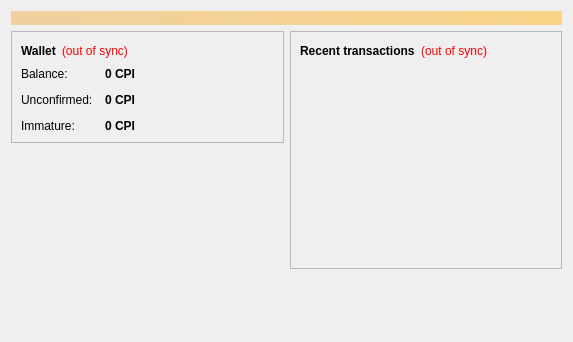
<?xml version="1.0" encoding="UTF-8"?>
<ui version="4.0">
 <class>OverviewPage</class>
 <widget class="QWidget" name="OverviewPage">
  <property name="geometry">
   <rect>
    <x>0</x>
    <y>0</y>
    <width>573</width>
    <height>342</height>
   </rect>
  </property>
  <property name="windowTitle">
   <string>Form</string>
  </property>
  <layout class="QVBoxLayout" name="topLayout">
   <item>
    <widget class="QLabel" name="labelAlerts">
     <property name="visible">
      <bool>false</bool>
     </property>
     <property name="styleSheet">
      <string notr="true">background-color: qlineargradient(x1: 0, y1: 0, x2: 1, y2: 0, stop:0 #F0D0A0, stop:1 #F8D488); color:#000000;</string>
     </property>
     <property name="wordWrap">
      <bool>true</bool>
     </property>
     <property name="margin">
      <number>3</number>
     </property>
    </widget>
   </item>
   <item>
    <layout class="QHBoxLayout" name="horizontalLayout" stretch="1,1">
     <item>
      <layout class="QVBoxLayout" name="verticalLayout_2">
       <item>
        <widget class="QFrame" name="frame">
         <property name="frameShape">
          <enum>QFrame::StyledPanel</enum>
         </property>
         <property name="frameShadow">
          <enum>QFrame::Raised</enum>
         </property>
         <layout class="QVBoxLayout" name="verticalLayout_4">
          <item>
           <layout class="QHBoxLayout" name="horizontalLayout_4">
            <item>
             <widget class="QLabel" name="label_5">
              <property name="font">
               <font>
                <weight>75</weight>
                <bold>true</bold>
               </font>
              </property>
              <property name="text">
               <string>Wallet</string>
              </property>
             </widget>
            </item>
            <item>
             <widget class="QLabel" name="labelWalletStatus">
              <property name="toolTip">
               <string>The displayed information may be out of date. Your wallet automatically synchronizes with the CpiCoin network after a connection is established, but this process has not completed yet.</string>
              </property>
              <property name="styleSheet">
               <string notr="true">QLabel { color: red; }</string>
              </property>
              <property name="text">
               <string notr="true">(out of sync)</string>
              </property>
              <property name="alignment">
               <set>Qt::AlignLeading|Qt::AlignLeft|Qt::AlignVCenter</set>
              </property>
             </widget>
            </item>
            <item>
             <spacer name="horizontalSpacer_2">
              <property name="orientation">
               <enum>Qt::Horizontal</enum>
              </property>
              <property name="sizeHint" stdset="0">
               <size>
                <width>40</width>
                <height>20</height>
               </size>
              </property>
             </spacer>
            </item>
           </layout>
          </item>
          <item>
           <layout class="QFormLayout" name="formLayout_2">
            <property name="fieldGrowthPolicy">
             <enum>QFormLayout::AllNonFixedFieldsGrow</enum>
            </property>
            <property name="horizontalSpacing">
             <number>12</number>
            </property>
            <property name="verticalSpacing">
             <number>12</number>
            </property>
            <item row="0" column="0">
             <widget class="QLabel" name="label">
              <property name="text">
               <string>Balance:</string>
              </property>
             </widget>
            </item>
            <item row="0" column="1">
             <widget class="QLabel" name="labelBalance">
              <property name="font">
               <font>
                <weight>75</weight>
                <bold>true</bold>
               </font>
              </property>
              <property name="cursor">
               <cursorShape>IBeamCursor</cursorShape>
              </property>
              <property name="toolTip">
               <string>Your current balance</string>
              </property>
              <property name="text">
               <string notr="true">0 CPI</string>
              </property>
              <property name="textInteractionFlags">
               <set>Qt::LinksAccessibleByMouse|Qt::TextSelectableByKeyboard|Qt::TextSelectableByMouse</set>
              </property>
             </widget>
            </item>
            <item row="1" column="0">
             <widget class="QLabel" name="label_3">
              <property name="text">
               <string>Unconfirmed:</string>
              </property>
             </widget>
            </item>
            <item row="1" column="1">
             <widget class="QLabel" name="labelUnconfirmed">
              <property name="font">
               <font>
                <weight>75</weight>
                <bold>true</bold>
               </font>
              </property>
              <property name="cursor">
               <cursorShape>IBeamCursor</cursorShape>
              </property>
              <property name="toolTip">
               <string>Total of transactions that have yet to be confirmed, and do not yet count toward the current balance</string>
              </property>
              <property name="text">
               <string notr="true">0 CPI</string>
              </property>
              <property name="textInteractionFlags">
               <set>Qt::LinksAccessibleByMouse|Qt::TextSelectableByKeyboard|Qt::TextSelectableByMouse</set>
              </property>
             </widget>
            </item>
            <item row="2" column="0">
             <widget class="QLabel" name="labelImmatureText">
              <property name="text">
               <string>Immature:</string>
              </property>
             </widget>
            </item>
            <item row="2" column="1">
             <widget class="QLabel" name="labelImmature">
              <property name="font">
               <font>
                <weight>75</weight>
                <bold>true</bold>
               </font>
              </property>
              <property name="toolTip">
               <string>Mined balance that has not yet matured</string>
              </property>
              <property name="text">
               <string notr="true">0 CPI</string>
              </property>
              <property name="textInteractionFlags">
               <set>Qt::LinksAccessibleByMouse|Qt::TextSelectableByKeyboard|Qt::TextSelectableByMouse</set>
              </property>
             </widget>
            </item>
           </layout>
          </item>
         </layout>
        </widget>
       </item>
       <item>
        <spacer name="verticalSpacer">
         <property name="orientation">
          <enum>Qt::Vertical</enum>
         </property>
         <property name="sizeHint" stdset="0">
          <size>
           <width>20</width>
           <height>40</height>
          </size>
         </property>
        </spacer>
       </item>
      </layout>
     </item>
     <item>
      <layout class="QVBoxLayout" name="verticalLayout_3">
       <item>
        <widget class="QFrame" name="frame_2">
         <property name="frameShape">
          <enum>QFrame::StyledPanel</enum>
         </property>
         <property name="frameShadow">
          <enum>QFrame::Raised</enum>
         </property>
         <layout class="QVBoxLayout" name="verticalLayout">
          <item>
           <layout class="QHBoxLayout" name="horizontalLayout_2">
            <item>
             <widget class="QLabel" name="label_4">
              <property name="text">
               <string>&lt;b&gt;Recent transactions&lt;/b&gt;</string>
              </property>
             </widget>
            </item>
            <item>
             <widget class="QLabel" name="labelTransactionsStatus">
              <property name="toolTip">
               <string>The displayed information may be out of date. Your wallet automatically synchronizes with the CpiCoin network after a connection is established, but this process has not completed yet.</string>
              </property>
              <property name="styleSheet">
               <string notr="true">QLabel { color: red; }</string>
              </property>
              <property name="text">
               <string notr="true">(out of sync)</string>
              </property>
              <property name="alignment">
               <set>Qt::AlignRight|Qt::AlignTrailing|Qt::AlignVCenter</set>
              </property>
             </widget>
            </item>
            <item>
             <spacer name="horizontalSpacer">
              <property name="orientation">
               <enum>Qt::Horizontal</enum>
              </property>
              <property name="sizeHint" stdset="0">
               <size>
                <width>40</width>
                <height>20</height>
               </size>
              </property>
             </spacer>
            </item>
           </layout>
          </item>
          <item>
           <widget class="QListView" name="listTransactions">
            <property name="styleSheet">
             <string notr="true">QListView { background: transparent; }</string>
            </property>
            <property name="frameShape">
             <enum>QFrame::NoFrame</enum>
            </property>
            <property name="verticalScrollBarPolicy">
             <enum>Qt::ScrollBarAlwaysOff</enum>
            </property>
            <property name="horizontalScrollBarPolicy">
             <enum>Qt::ScrollBarAlwaysOff</enum>
            </property>
            <property name="selectionMode">
             <enum>QAbstractItemView::NoSelection</enum>
            </property>
           </widget>
          </item>
         </layout>
        </widget>
       </item>
       <item>
        <spacer name="verticalSpacer_2">
         <property name="orientation">
          <enum>Qt::Vertical</enum>
         </property>
         <property name="sizeHint" stdset="0">
          <size>
           <width>20</width>
           <height>40</height>
          </size>
         </property>
        </spacer>
       </item>
      </layout>
     </item>
    </layout>
   </item>
  </layout>
 </widget>
 <resources/>
 <connections/>
</ui>
